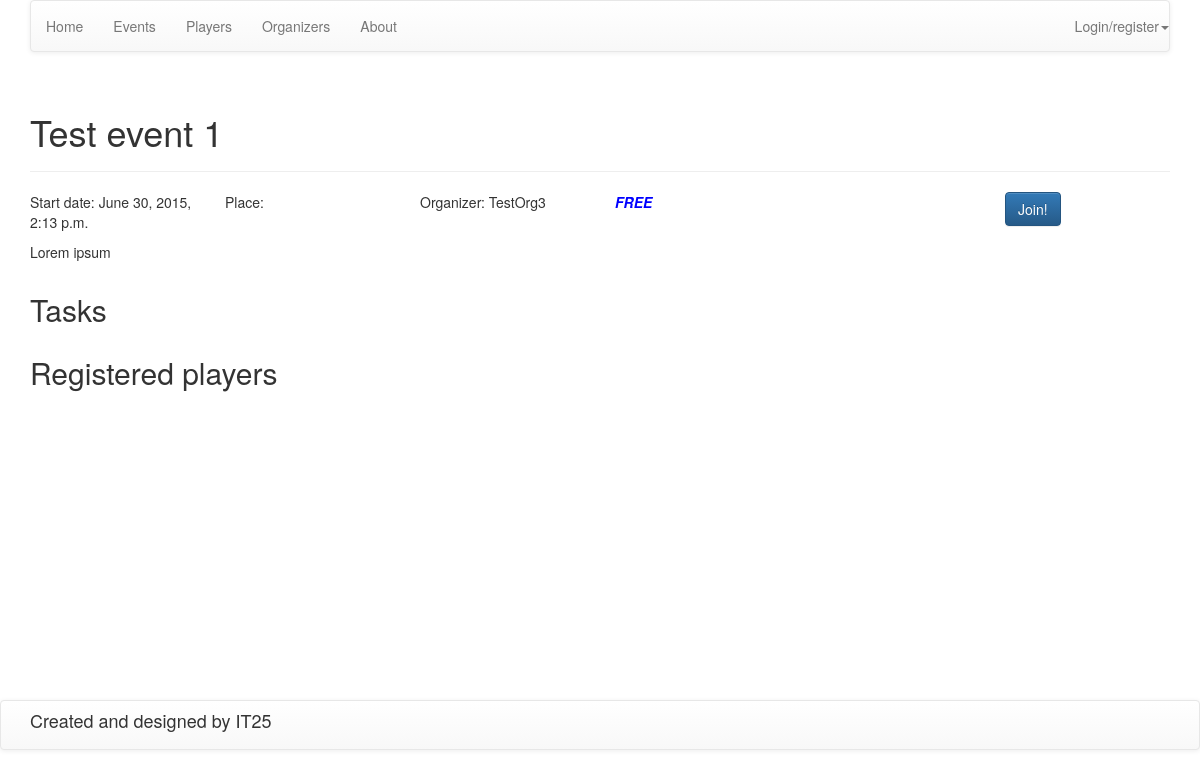
Page /event/4/ on the earlier database version.
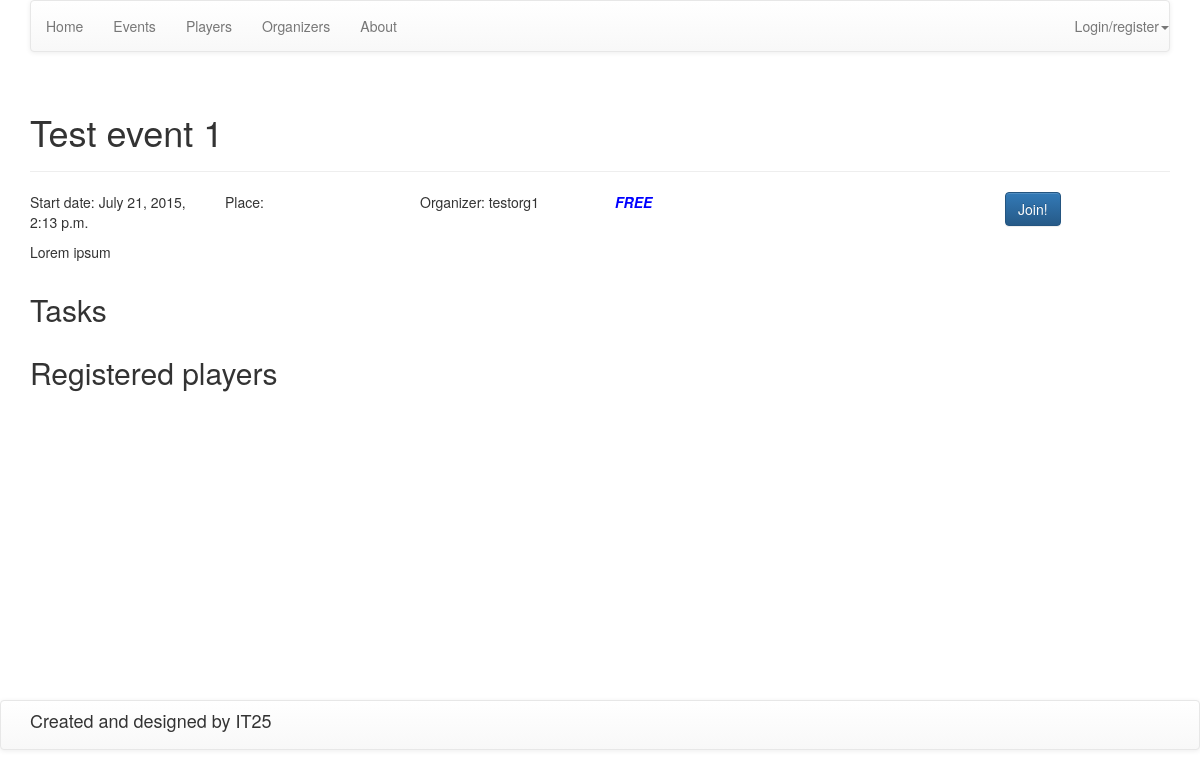
Same page on the later database version.
### web/models.py (models this page shows, shortened)
class Events(models.Model):
    title = models.TextField(verbose_name="Title")
    description = models.TextField(verbose_name="Description")
    map_link = models.TextField(verbose_name="Link to map", null=True, blank=True)
    place = models.ForeignKey(EventsPlaces, verbose_name="Place", null=True, blank=True)
    is_team = models.BooleanField(default=False, verbose_name="Team only")
    price = models.FloatField(verbose_name="Price", default=0.0)
    max_players = models.IntegerField(verbose_name="Limit players", null=True, blank=True)
    start_date = models.DateTimeField(verbose_name="Start date")
    end_date = models.DateTimeField(verbose_name="End date")
    registered_players = models.ManyToManyField(User, verbose_name="Registered users",
                                                related_name="regitered_players", null=True,
                                                blank=True)
    registered_teams = models.ManyToManyField(Teams, verbose_name="Registered teams", null=True,
                                              blank=True)
    organizer = models.ForeignKey(User, verbose_name="Organizer", related_name="organizer")
    completed = models.BooleanField(default=False, verbose_name="Finished")
    duration = DurationField(verbose_name="Duration", null=True, blank=True)
    image = models.ImageField(upload_to='images', blank=True, null=True, verbose_name="Image")
    event_photos = models.ManyToManyField(EventsPhotos, verbose_name="Event photos", null=True, blank=True)
    def image_tag(self):
        return u'<img src="%s" height=75 width=75 />' % (self.image.url)
    image_tag.short_description = "Current image"
    image_tag.allow_tags = True
    def get_event_tasks(self):
        tasks = Tasks.objects.filter(event=self).order_by('pk')
        return tasks
    class Meta:
        verbose_name = "Event"
        verbose_name_plural = "Events"
        ordering = ('start_date',)

### web/views.py (the view)
# urls.py: url(r'^event/(?P<pk>\d+)/$', EventView.as_view(), name='event'),
class EventView(DetailView):
    model = Events
    template_name = 'event.html'

### templates/event.html (shortened to what this page needs)
{% extends 'base.html' %}
{% load staticfiles %}
{% load tags %}
{% block content %}
    <div class="container">
        <div class="row">
            <div class="col-xs-12">
                <div class="page-header">
                    <h1>{{ object.title }}</h1>
                </div>
            </div>
        </div>
        <div class="row">
            <div class="col-xs-2">
                <p>Start date: {{ object.start_date }}</p>
            </div>
            <div class="col-xs-2">
                <p>Place: {{ object.place.city }}</p>
            </div>
            <div class="col-xs-2">
                <p>Organizer: {{ object.organizer.username }}</p>
            </div>
            <div class="col-xs-2">
                {% if object.price != 0.0 %}
                    <p>Price: {{ object.price }}</p>
                {% else %}
                    <p class="free_event">FREE</p>
                {% endif %}
            </div>
            <div class="col-xs-2">
            </div>
            <div class="col-xs-2">
                <a href="#" class="btn btn-primary">Join!</a>
            </div>
        </div>
        <div class="row">
            <div class="col-xs-12">
                <p>{{ object.description }}</p>
            </div>
        </div>
        <div class="row">
            <div class="col-xs-12">
            </div>
        </div>
        <div class="row">
            <div class="col-xs-12">
                <h2>Tasks</h2>
            </div>
        </div>
        <div class="row">
            <div class="col-xs-12">
                <h2>Registered players</h2>
            </div>
        </div>
        <div class="row">
            {% if object.is_team == False %}
                <div class="col-xs-12">
                </div>
            {% endif %}
        </div>
    </div>
{% endblock %}

Differences in the rows shown:
changed Events "Test event 1": start_date "June 30, 2015, 2:13 p.m." → "July 21, 2015, 2:13 p.m."; organizer.username "TestOrg3" → "testorg1"
